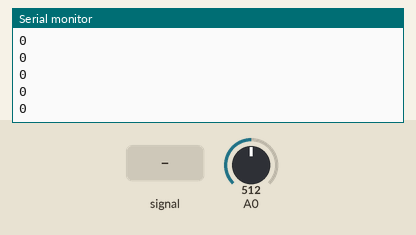
A sketch run on a simulated Arduino Uno, built with avr-gcc and run on an emulated ATmega328P. Parts: the last lines printed to the serial monitor. The inputs (shaded band) are chosen by the test bench; at power-on: A0 = 512.

Above: at 1.2 s.
1.3 s: A0 fed a 200 Hz sine of ±81 counts around its level
At 2.1 s:
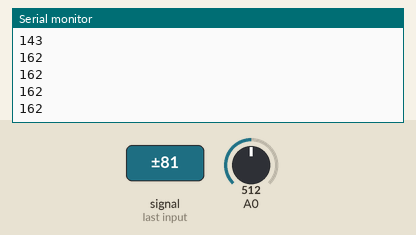
2.8 s: A0 set to 716
At 3.3 s:
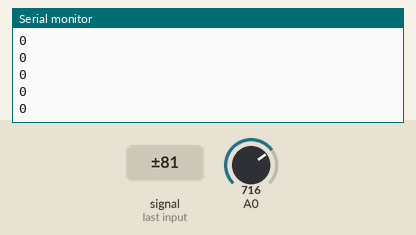
4.3 s: A0 fed a 1000 Hz sine of ±255 counts around its level
At 5.4 s:
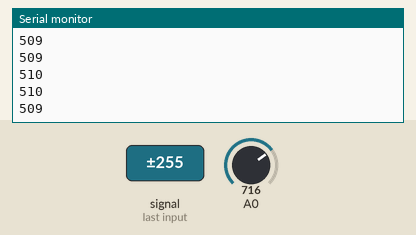
5.8 s: A0 set to 900
At 6.8 s:
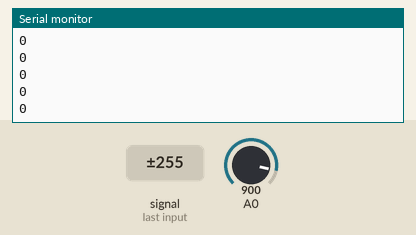
Timing chart, 0 to 8.3 s (numbered marks = the images above; inputs shaded):
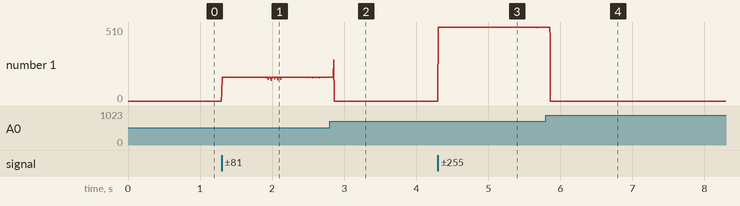

Measured:
- after the input at 1.3 s, the serial monitor: prints a new line at once (image 1)
- after the input at 2.8 s, the serial monitor: prints a new line after 0.06 s (image 2)
- after the input at 4.3 s, the serial monitor: prints a new line at once (image 3)
- after the input at 5.8 s, the serial monitor: prints a new line after 0.06 s (image 4)
- plotted number 1: 0 → 162 after the input at 1.3 s, 0 → 510 after the input at 4.3 s

The sketch:

volume_sensor.ino
```cpp
int currentValue;
int maxValue;
int minValue;
unsigned long timer;
int sampleSpan = 5; // Amount in milliseconds to sample data
int volume; // this roughly goes from 0 to 700

void setup()
{
    Serial.begin(9600);
    resetValues();
}

void loop()
{
    currentValue = analogRead(A0);

    if (currentValue < minValue) {
        minValue = currentValue;
    }
    if (currentValue > maxValue) {
        maxValue = currentValue;
    }

    if (millis() - timer >= sampleSpan) {
        volume = maxValue - minValue;

        Serial.println(volume);

        resetValues();
    }
}

void resetValues()
{
    maxValue = 0;
    minValue = 1024;
    timer = millis();
}
```
